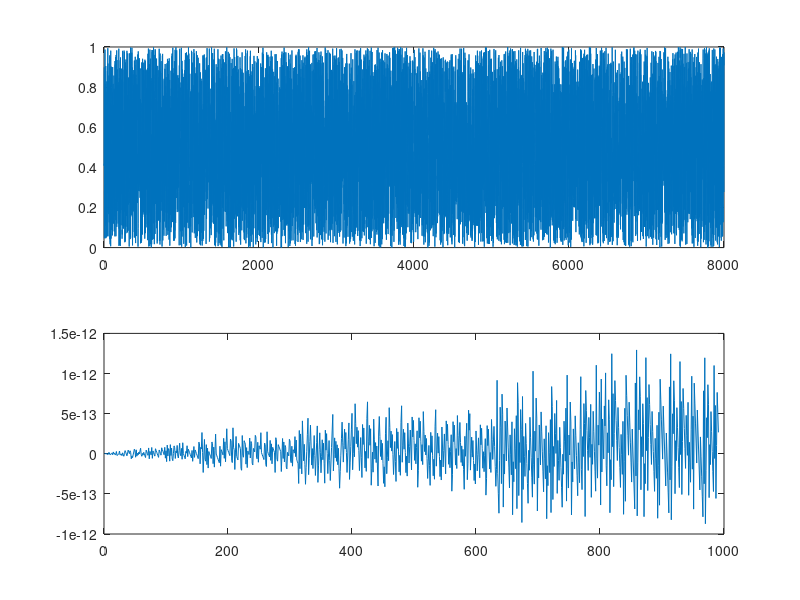
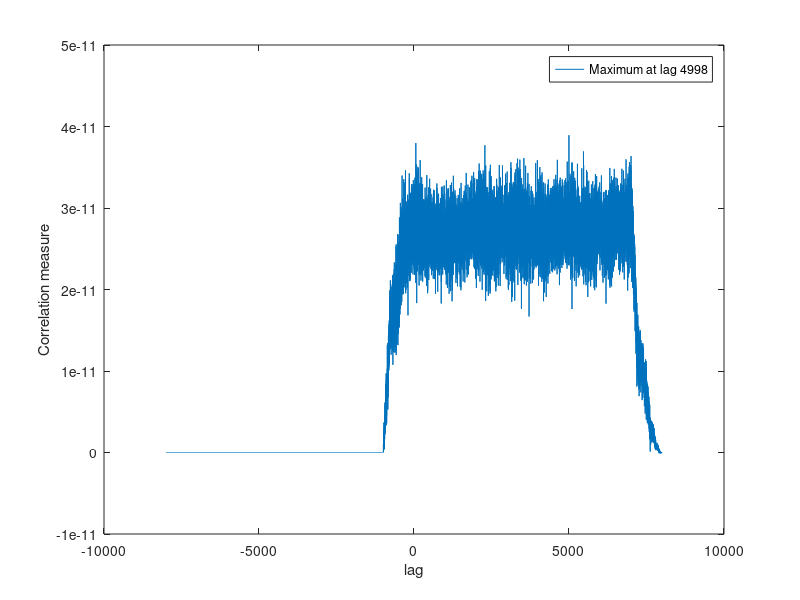

Here is the MATLAB script that generated these plots, in order:
clear all
close all
clc

a=rand(8000,1);
t=1:0.1:100;
b=sin(2*pi*t*10);

figure
subplot(211)
plot(a)
subplot(212)
plot(b)

[cc1,lags1]=xcorr(a,b);


[max1,I1] = max(abs(cc1));
p1=lags1(I1);
figure
plot(lags1,cc1)
xlabel('lag')
ylabel('Correlation measure')
legend(sprintf('Maximum at lag %d',lags1(I1)))